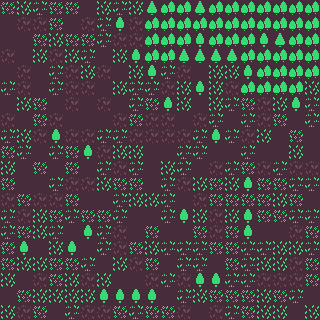

Tiled map render using the project's own tile images. Description and the whole map definition, tile-layer contents included, below:
An orthogonal 20x20 tile map with 16x16 px tiles, 1 tile layer (Camada de Blocos 1) and 1 object (Forest).

<map version="1.10" tiledversion="1.11.2" orientation="orthogonal" renderorder="right-down" width="20" height="20" tilewidth="16" tileheight="16" infinite="0" nextlayerid="3" nextobjectid="3">
 <tileset firstgid="1" source="colored_packed.tsx" />
 <layer id="1" name="Camada de Blocos 1" width="20" height="20">
  <data encoding="csv">
7,8,6,7,7,1,8,6,8,50,53,53,50,53,53,53,53,53,53,53,
1,2,2,7,1,2,6,52,2,53,53,53,53,53,53,53,53,53,53,53,
1,1,7,8,7,7,6,2,2,53,53,53,52,53,53,53,52,50,53,53,
2,1,8,2,8,6,1,8,52,53,53,50,50,50,50,53,53,53,53,53,
1,2,1,6,2,8,2,1,8,52,6,2,1,8,8,52,53,53,53,53,
6,2,1,6,2,2,1,8,6,6,2,8,52,8,2,53,53,53,53,8,
1,8,7,1,2,1,2,1,6,7,52,8,1,8,6,7,2,8,52,6,
2,1,7,2,1,1,1,2,7,2,2,1,2,6,1,6,2,7,1,6,
6,8,2,52,2,2,6,6,2,2,2,2,6,52,6,2,8,1,7,1,
7,6,1,6,7,52,2,8,8,1,1,6,6,1,1,6,1,1,8,1,
8,1,7,1,7,1,6,2,6,1,8,6,1,2,6,7,2,6,2,2,
7,1,1,6,2,2,8,7,7,1,6,2,8,7,8,52,7,7,6,6,
2,7,2,2,7,1,1,6,8,8,6,1,2,7,7,7,7,8,7,1,
6,2,8,7,6,7,7,6,1,1,6,52,8,2,8,52,7,7,6,6,
6,7,8,6,1,52,6,2,1,7,1,1,7,2,7,52,1,1,2,7,
7,52,1,8,52,1,6,2,7,8,6,6,6,7,7,6,6,8,8,6,
7,8,8,7,7,6,1,8,2,7,1,6,6,1,7,6,8,8,2,7,
8,1,2,7,8,2,8,1,1,2,6,2,52,52,6,6,2,2,2,7,
1,7,8,8,8,8,52,52,52,52,1,6,8,7,7,7,8,7,6,1,
8,2,7,1,6,2,2,7,6,7,7,2,1,2,6,7,8,8,1,8
</data>
 </layer>
 <objectgroup id="2" name="Regions">
  <object id="1" name="Forest" x="155.5" y="8.5" width="155.5" height="52.5">
   <properties>
    <property name="id" value="forest_region" />
    <property name="name" value="Forest of Mirkwood" />
   </properties>
   <polygon points="-10,-8.33333 163.833,-8.33333 163.985,71.2576 148.567,71.3261 147.866,103.775 132.323,103.33 132.406,87.5433 84.6564,87.5642 84.046,55.4762 4.17271,55.7737 4.43355,69.5056 -11.8176,69.6777 -12,55.1667 -26.1012,55.6304 -26,39.8333 -11.2131,39.7877" />
  </object>
 </objectgroup>
</map>
